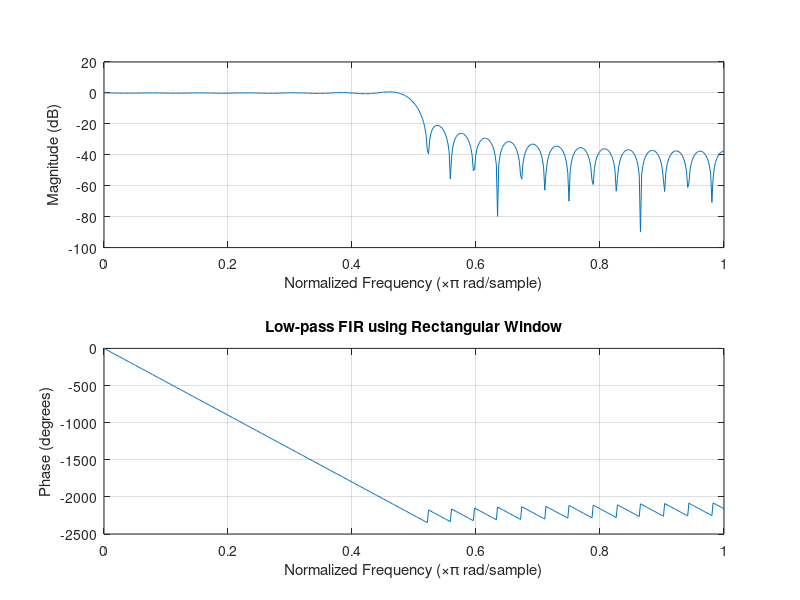
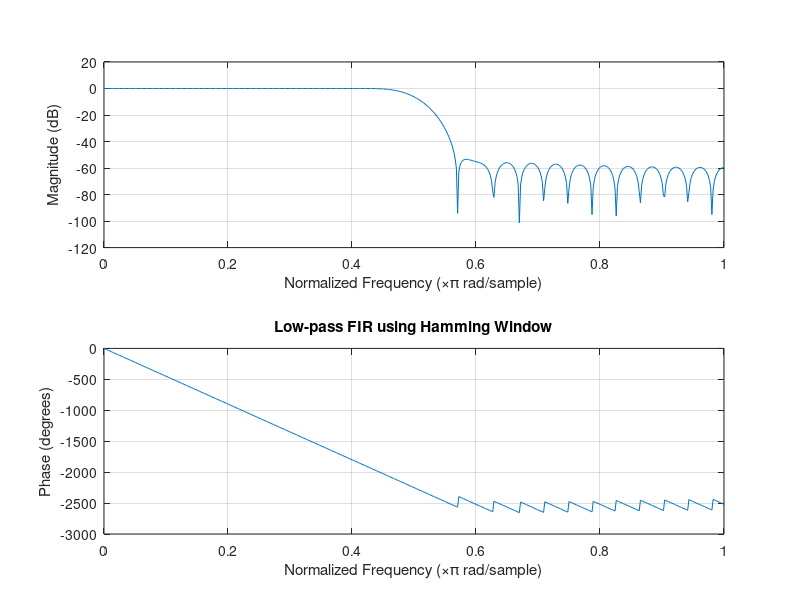
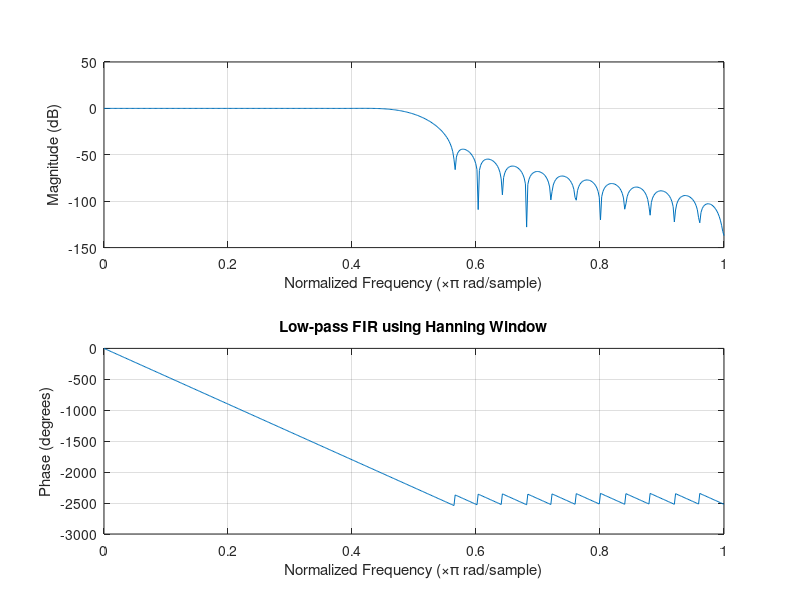

Write MATLAB code to recreate these figures, in order.
clc;
clear;
close all;
%% --- Input Parameters ---
fp = 1000; % Passband cutoff (Hz)
fs = 4000; % Sampling frequency (Hz)
N = 50; % Filter order (even number preferred)
wc = fp/(fs/2); % Normalized cutoff frequency (0 to 1)
%% --- 1. FIR Low Pass using Rectangular Window ---
b_rect = fir1(N, wc, 'low', rectwin(N+1));
disp('--- Rectangular Window Coefficients ---');
disp(b_rect');
%% --- 2. FIR Low Pass using Hamming Window ---
b_hamm = fir1(N, wc, 'low', hamming(N+1));
disp('--- Hamming Window Coefficients ---');
disp(b_hamm');
%% --- 3. FIR Low Pass using Hanning Window ---
b_hann = fir1(N, wc, 'low', hanning(N+1));
disp('--- Hanning Window Coefficients ---');
disp(b_hann');
%% --- Plot Frequency Responses ---
figure;
freqz(b_rect,1);
title('Low-pass FIR using Rectangular Window');
figure;
freqz(b_hamm,1);
title('Low-pass FIR using Hamming Window');
figure;
freqz(b_hann,1);
title('Low-pass FIR using Hanning Window');
